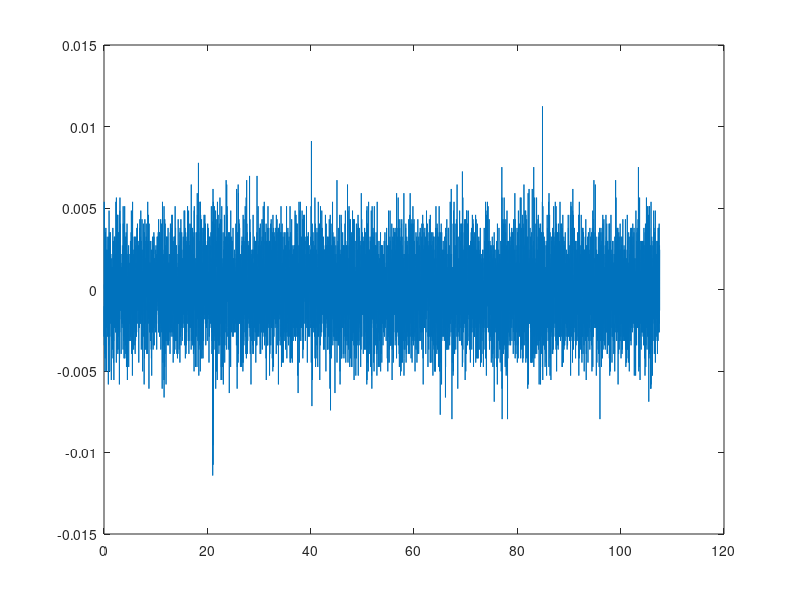

MATLAB code to generate this figure:
clc
clear all
close all
load('noiseData.mat');
n=10755;

for i = 1:10755
    tid(i) = 0.01 * i;
end
plot(tid,data-mean(data))

temp=0;
for i = 1:10755
    temp = temp + (data(i)-0)^2;
end
var=1/(n-1)*temp